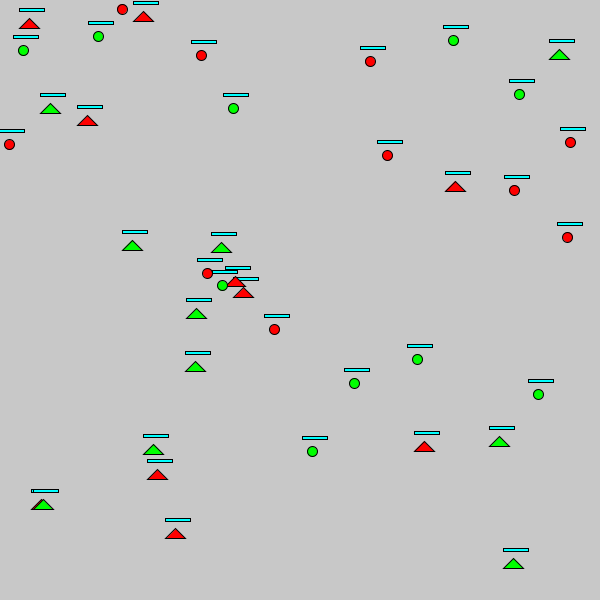
Frame 1 (no input)
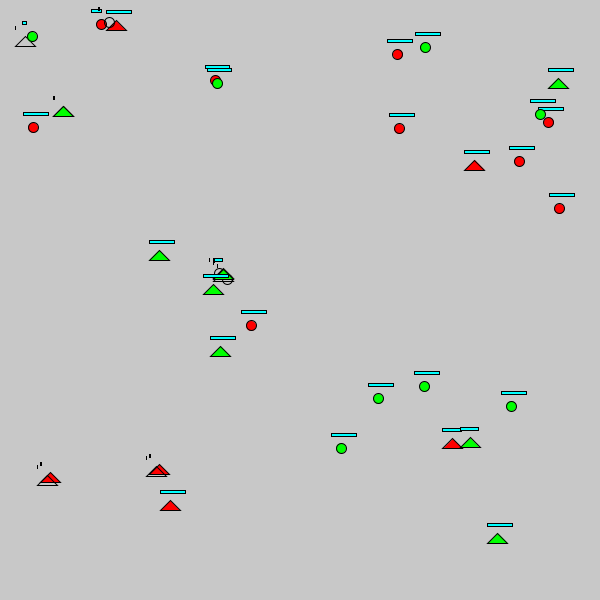
Frame 60 (the mouse pressed at the canvas centre just before this capture)
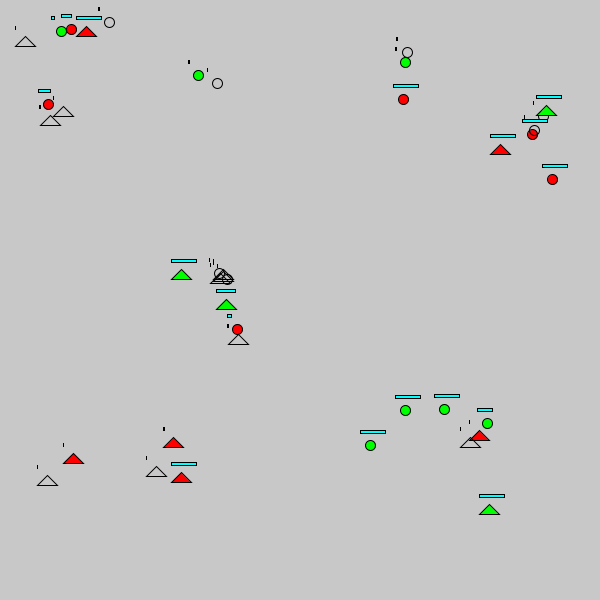
Frame 120 (the mouse held since frame 60 and released just before this capture)

The Processing sketch that drew these frames (run headless with seeded random() and noise(); from frame 60 on, the mouse is pressed at the canvas centre):

// Processing sketch: processing_103693
// ── processing_103693.pde

int posX, posY;
Juego juego;
Jugador jugador1, jugador2, jugador3;

void setup(){
  size(600,600);
  
  jugador1 = new Jugador("Blas",0);
  jugador2 = new Jugador("Leo",1);
  //jugador3 = new Jugador("Cari",2);
  
  juego = new Juego();
  
  for(int i = 0; i < 10; i++){
    jugador1.addPersonaje(new Caballero());
  }
  for(int i = 0; i < 10; i++){
    jugador1.addPersonaje(new Arquero());
  }
  
  for(int i = 0; i < 10; i++){
    jugador2.addPersonaje(new Caballero());
  }
  for(int i = 0; i < 10; i++){
    jugador2.addPersonaje(new Arquero());
  }
  /*
  for(int i = 0; i < 10; i++){
    jugador3.addPersonaje(new Caballero());
  }
  for(int i = 0; i < 10; i++){
    jugador3.addPersonaje(new Arquero());
  }
  */
  
  juego.addJugador(jugador1);
  juego.addJugador(jugador2);
  //juego.addJugador(jugador3);
}

void draw(){
  background(200);
  juego.play();
}

class Arquero extends Personaje{
  Arquero(){
    super();
    
    this.ataque = 0.5;
    this.defensa = 1;
    this.distanciaAtaque = 30;
  }
  
  void draw(){
    super.draw();
    
    if(this.isVivo()){
      fill(this.getColor());
    }else{
      noFill();
    }
    triangle(posX,posY,posX+10,posY+10,posX-10,posY+10);
    
    fill(0,255,255);
    rect(posX-10, posY-10, map(this.vida,this.maxVida,0,25,0), 3);
  }
}

class Caballero extends Personaje{
  Caballero(){
    super();
    
    this.ataque = 3;
    this.defensa = 4;
    this.distanciaAtaque = 5;
  }
  
  void draw(){
    super.draw();
    
    if(this.isVivo()){
      fill(this.getColor());
    }else{
      noFill();
    }
    
    ellipse(posX,posY,10,10);
    
    fill(0,255,255);
    rect(posX-10, posY-15, map(this.vida,this.maxVida,0,25,0), 3);
  }

}


class Juego{
  ArrayList jugadores = new ArrayList();
  
  Juego(){
  }
  
  void addJugador(Jugador unJugador){
    unJugador.setJuego(this);
    unJugador.setJuego2Personajes(this);
    jugadores.add(unJugador);
  } 
  
  ArrayList getJugadores(){
    return this.jugadores;
  }
  
  void play(){
    if(!this.quedaSoloUnJugadorVivo()){
      for(int i=0; i < this.getJugadores().size(); i++){
        Jugador jugador = (Jugador) this.getJugadores().get(i);
        jugador.drawPersonajes();
      }
    }
  }
  
  ArrayList getTodosPersonajes(){
    ArrayList todosPersonajes = new ArrayList();
    
    for(int i=0; i < this.getJugadores().size(); i++){
      Jugador jugador = (Jugador) this.getJugadores().get(i);
      todosPersonajes.addAll(jugador.getPersonajes());
    }
    
    return todosPersonajes;
  }
  
  boolean quedaSoloUnJugadorVivo(){
    return false;
  }
}


class Jugador{
  String nombre;
  color miColor;
  Juego miJuego;
  
  ArrayList personajes = new ArrayList();
  color [] Colores = {color(255,0,0),color(0,255,0),color(0,0,255)};
  
  Jugador(String nombre, int miColor){
    this.nombre = nombre;
    this.miColor = this.Colores[miColor];
  }
  
  void addPersonaje(Personaje unPersonaje){
    unPersonaje.setJugador(this);
    personajes.add(unPersonaje);
  }
  
  color getColor(){
    return this.miColor;
  }
  
  ArrayList getPersonajes(){
    return this.personajes;
  }
  
  void setJuego2Personajes(Juego miJuego){
    for(int i=0; i < this.getPersonajes().size(); i++){
        Personaje personaje = (Personaje) this.getPersonajes().get(i);
        personaje.setJuego(miJuego);
      }
  }
  
  void drawPersonajes(){
       for(int i=0; i < this.getPersonajes().size(); i++){
        Personaje personaje = (Personaje) this.getPersonajes().get(i);
        personaje.draw();
      }
  }
  
  void setJuego(Juego miJuego){
    this.miJuego = miJuego;
  }
  
}



class Personaje {
  float ataque;
  float defensa;
  int maxVida = 50;
  int vida = 50;
  int distanciaAtaque;
  float posX, posY;
  Jugador miJugador;
  Juego miJuego;
  Personaje miEnemigoCercano;

  boolean vivo = true;

  PVector location;
  PVector velocity;
  PVector acceleration;
  float topspeed;

  Personaje() {
    this.location = new PVector(random(0, width), random(0, height));
    this.velocity = new PVector(0, 0);
    this.topspeed = 0.5;
  }

  void setJugador(Jugador miJugador) {
    this.miJugador = miJugador;
  }

  Jugador getJugador() {
    return this.miJugador;
  }

  color getColor() {
    /*
    float r = (red(this.miJugador.getColor()) != 0) ? map(this.vida,this.maxVida,0,255,0) : 0;
    float g = (green(this.miJugador.getColor()) != 0) ? map(this.vida,this.maxVida,0,255,0) : 0;
    float b = (blue(this.miJugador.getColor()) != 0) ? map(this.vida,this.maxVida,0,255,0) : 0;
    */
    return this.miJugador.getColor();
  }

  void actualizarPosicion() {

    // Compute a vector that points from location to mouse
    PVector posEnemigo = this.getPosEnemigo();
    PVector acceleration = PVector.sub(posEnemigo, this.location);
    // Set magnitude of acceleration
    acceleration.setMag(0.3);

    // Velocity changes according to acceleration
    this.velocity.add(acceleration);
    // Limit the velocity by topspeed
    this.velocity.limit(this.topspeed);
    // Location changes by velocity
    this.location.add(this.velocity);

    this.posX = location.x;
    this.posY = location.y;
  }

  void draw() {
    if (this.isVivo()){
      this.actualizarPosicion();
      this.atacar(this.miEnemigoCercano);
    }
  }

  void setJuego(Juego miJuego) {
    this.miJuego = miJuego;
  }

  Juego getJuego() {
    return this.miJuego;
  }

  boolean isEnemigo(Personaje unPersonaje) {
    return this.getJugador().nombre != unPersonaje.getJugador().nombre;
  } 

  ArrayList getEnemigos() {
    ArrayList todosPersonajes = this.getJuego().getTodosPersonajes();
    ArrayList enemigos = new ArrayList();

    for (int i=0; i < todosPersonajes.size(); i++) {
      Personaje personaje = (Personaje) todosPersonajes.get(i);
      if (personaje.isEnemigo(this) && personaje.isVivo()) {
        enemigos.add(personaje);
      }
    }

    return enemigos;
  }

  PVector getPosEnemigo() {
    ArrayList enemigos = this.getEnemigos();
    float maxDist = 99999;

    for (int i=0; i < enemigos.size(); i++) {
      Personaje personaje = (Personaje) enemigos.get(i);
      float distancia = dist(personaje.posX, personaje.posY, this.posX, this.posY);

      if (distancia < maxDist) {
        maxDist = distancia;
        this.miEnemigoCercano = personaje;
      }
    }

    return new PVector(this.miEnemigoCercano.posX, this.miEnemigoCercano.posY);
  }

  void atacar(Personaje unPersonaje) {
    if(dist(this.posX,this.posY,unPersonaje.posX,unPersonaje.posY) < this.distanciaAtaque){
      unPersonaje.atacado(this.ataque);
    }
  }

  void atacado(float puntosDeAtaque) {
    this.vida -= puntosDeAtaque;

    if (this.vida <= 0) {
      this.morir();
    }
  }

  void morir() {
    this.vivo = false;
  }

  boolean isVivo() {
    return this.vivo;
  }
}
